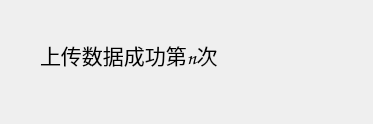
<?xml version="1.0" encoding="UTF-8"?>
<ui version="4.0">
 <class>Form</class>
 <widget class="QWidget" name="Form">
  <property name="enabled">
   <bool>true</bool>
  </property>
  <property name="geometry">
   <rect>
    <x>0</x>
    <y>0</y>
    <width>373</width>
    <height>124</height>
   </rect>
  </property>
  <property name="minimumSize">
   <size>
    <width>373</width>
    <height>0</height>
   </size>
  </property>
  <property name="windowTitle">
   <string>Form</string>
  </property>
  <widget class="QLabel" name="label">
   <property name="enabled">
    <bool>true</bool>
   </property>
   <property name="geometry">
    <rect>
     <x>40</x>
     <y>40</y>
     <width>291</width>
     <height>29</height>
    </rect>
   </property>
   <property name="font">
    <font>
     <family>Comic Sans MS</family>
     <pointsize>16</pointsize>
    </font>
   </property>
   <property name="text">
    <string>上传数据成功第n次</string>
   </property>
  </widget>
 </widget>
 <resources/>
 <connections/>
</ui>
